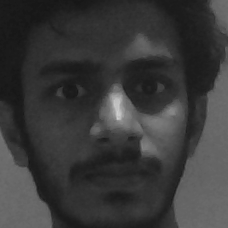
#> input picture core/training-data/s1/my_img110.png, 228 x 228 px; its folder holds only this picture in this run
$ python faceR.py
#> lines starting #> are read from the running program, lines starting #| are printed output that depends on the picture; after the words box and inside, x2 and y2 are one past the last pixel; in counts of white or black regions, pixels touching at a corner belong together
import cv2
import os
import numpy as np


subjects = ["", "Shoaib", "Rizwan"]


def detect_face(img):

    gray = cv2.cvtColor(img, cv2.COLOR_BGR2GRAY)

    face_cascade = cv2.CascadeClassifier('opencv-files/lbpcascade_frontalface.xml')

    faces = face_cascade.detectMultiScale(gray, scaleFactor=1.2, minNeighbors=5);

    if (len(faces) == 0):
        return None, None

    (x, y, w, h) = faces[0]

    return gray[y:y+w, x:x+h], faces[0]


def prepare_training_data(data_folder_path):

#> called with data_folder_path = 'training-data'
    dirs = os.listdir(data_folder_path)

    faces = []
    labels = []

    for dir_name in dirs:
        if not dir_name.startswith("s"):
            continue;

        label = int(dir_name.replace("s", ""))

        subject_dir_path = data_folder_path + "/" + dir_name

        subject_images_names = os.listdir(subject_dir_path)


        for image_name in subject_images_names:

            if image_name.startswith("."):
                continue;

            image_path = subject_dir_path + "/" + image_name

            image = cv2.imread(image_path)
#> image is the input picture: shape (228, 228, 3); min 22, max 207, mean 57.5

            cv2.imshow("Training on image...", cv2.resize(image, (400, 500)))
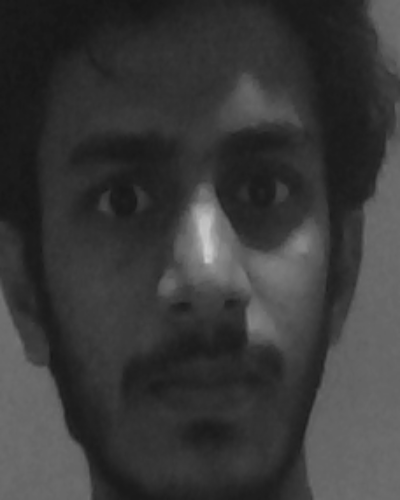
#> window 'Training on image...': shape (500, 400, 3); min 22, max 205, mean 57.4
            cv2.waitKey(100)

            face, rect = detect_face(image)
#> in detect_face, `faces = face_cascade.detectMultiScale(gray, scaleFactor=1.2, minNeighb..`: faces = [[11, 11, 209, 209]]
#> in detect_face, `(x, y, w, h) = faces[0]`: x = 11; w = 209
#> rect = [11, 11, 209, 209]

            if face is not None:
                faces.append(face)
                labels.append(label)
#> pass 2 of the loop in prepare_training_data, `for dir_name in dirs:`:
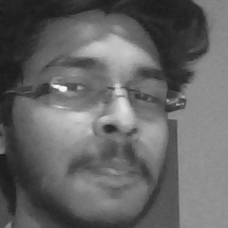
#> input picture core/training-data/s2/my_img103.png, 228 x 228 px
#> in prepare_training_data, image is the input picture: shape (228, 228, 3); min 22, max 246, mean 101
#> in prepare_training_data, `cv2.imshow("Training on image...", cv2.resize(image, (400, 500)))`:
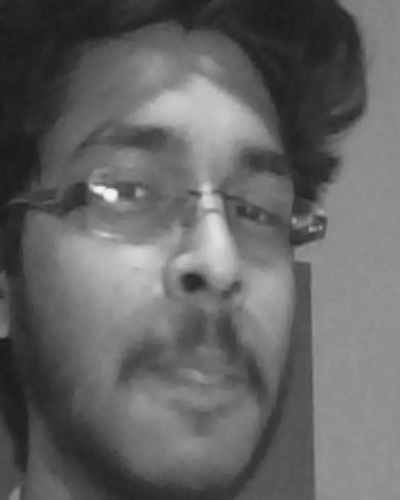
#> window 'Training on image...': shape (500, 400, 3); min 25, max 245, mean 100.9
#> in prepare_training_data, `face, rect = detect_face(image)`:
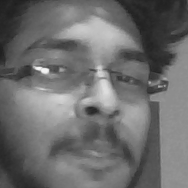
#> face: shape (188, 188); min 30, max 246, mean 108.9
#> in prepare_training_data, `face, rect = detect_face(image)`: rect = [18, 18, 188, 188]

    cv2.destroyAllWindows()
    cv2.waitKey(1)
    cv2.destroyAllWindows()

    return faces, labels

print("Preparing data...")
faces, labels = prepare_training_data("training-data")
#> faces = 2 items; labels = [1, 2]
print("Data prepared")

print("Total faces: ", len(faces))
#| Total faces:  2
print("Total labels: ", len(labels))
#| Total labels:  2


face_recognizer = cv2.face.LBPHFaceRecognizer_create()


face_recognizer.train(faces, np.array(labels))


def draw_rectangle(img, rect):
    (x, y, w, h) = rect
    cv2.rectangle(img, (x, y), (x+w, y+h), (0, 255, 0), 2)


def draw_text(img, text, x, y):
    cv2.putText(img, text, (x, y), cv2.FONT_HERSHEY_PLAIN, 1.5, (0, 255, 0), 2)


def predict(test_img):
    img = test_img.copy()
    face, rect = detect_face(img)

    label, confidence = face_recognizer.predict(face)
    label_text = subjects[label]

    draw_rectangle(img, rect)
    draw_text(img, label_text, rect[0], rect[1]-5)

    return img


print("Predicting images...")

test_img1 = cv2.imread("test-data/test1.png")
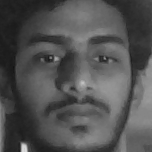
#> input picture core/test-data/test1.png, 152 x 152 px
#> test_img1 is the input picture: shape (152, 152, 3); min 18, max 216, mean 82.1
test_img2 = cv2.imread("test-data/test2.png")
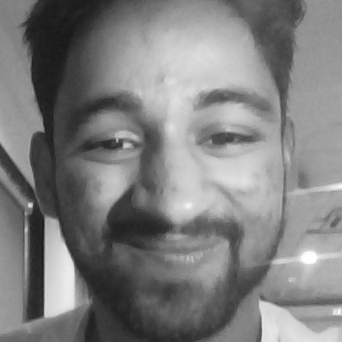
#> input picture core/test-data/test2.png, 342 x 342 px
#> test_img2 is the input picture: shape (342, 342, 3); min 22, max 254, mean 127
test_img3 = cv2.imread("test-data/test3.png")
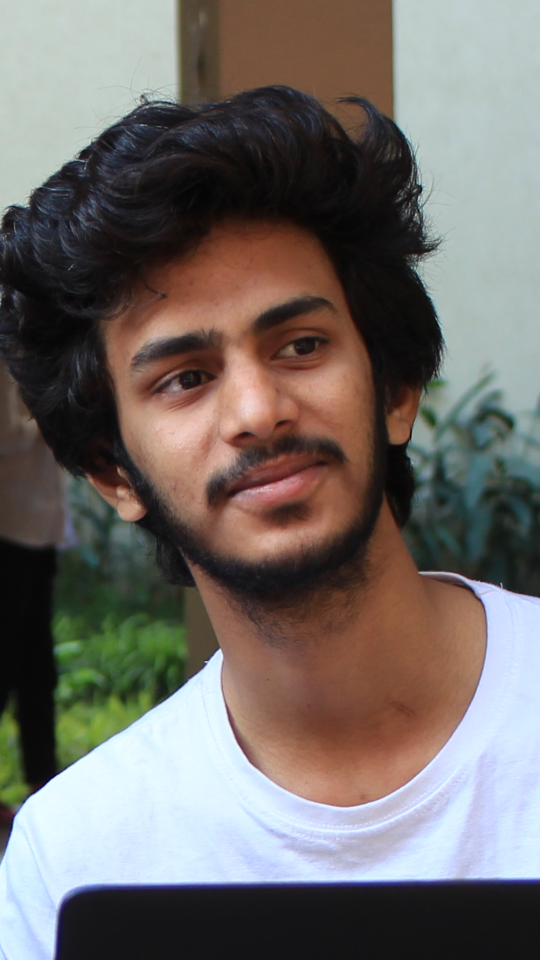
#> input picture core/test-data/test3.png, 1080 x 1920 px (shown at 1/2 size)
#> test_img3 is the input picture: shape (1920, 1080, 3); mean B, G, R 103.9, 107.8, 113.9
test_img4 = cv2.imread("test-data/test4.png")
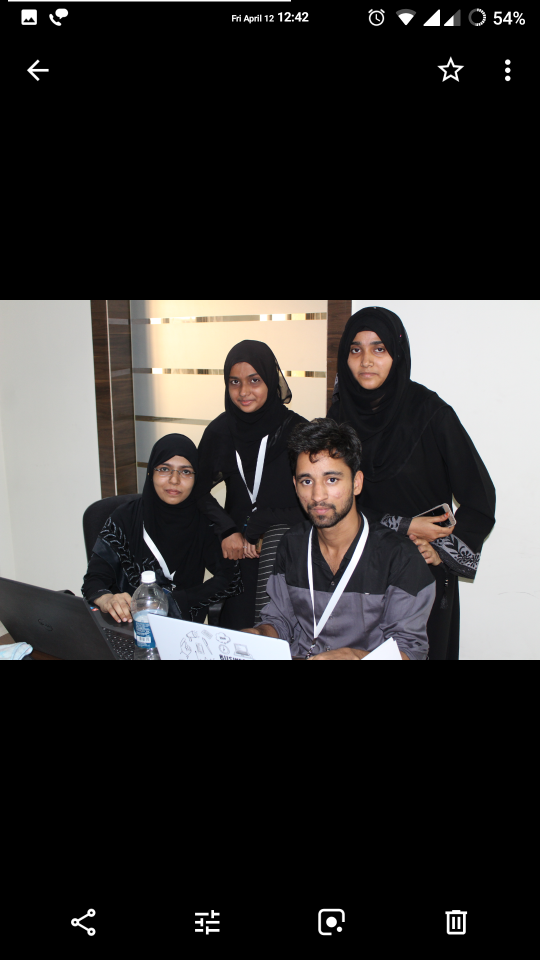
#> input picture core/test-data/test4.png, 1080 x 1920 px (shown at 1/2 size)
#> test_img4 is the input picture: shape (1920, 1080, 3); mean B, G, R 46.7, 47.7, 49.6
test_img5 = cv2.imread("test-data/test5.png")
test_img6 = cv2.imread("test-data/test6.png")

predicted_img1 = predict(test_img1)
#> in predict, `face, rect = detect_face(img)`: rect = [15, 12, 130, 130]
#> in predict, `label, confidence = face_recognizer.predict(face)`: label = 1; confidence = 67.23
#> in predict, `label_text = subjects[label]`: label_text = 'Shoaib'
#> in draw_rectangle, `(x, y, w, h) = rect`: x = 15; y = 12; w = 130
predicted_img2 = predict(test_img2)
predicted_img3 = predict(test_img3)
#> in draw_rectangle (call 3), `cv2.rectangle(img, (x, y), (x+w, y+h), (0, 255, 0), 2)`: img: shape (1920, 1080, 3); 0.39% of pixels changed, all inside (x1, y1, x2, y2) = (162, 452, 843, 1133)
#> in draw_text (call 3), `cv2.putText(img, text, (x, y), cv2.FONT_HERSHEY_PLAIN, 1.5, (0, 255, 0..`: img: shape (1920, 1080, 3); mean B, G, R 103.7, 108.7, 113.7
predicted_img4 = predict(test_img4)
#> in predict (call 4), `face, rect = detect_face(img)`:
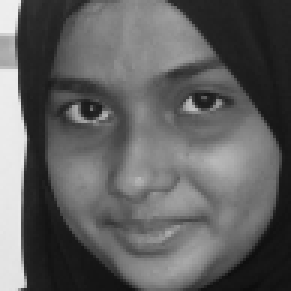
#> face: shape (97, 97) (shown 3 times larger); min 13, max 238, mean 96.3
#> in predict (call 4), `face, rect = detect_face(img)`: rect = [442, 727, 97, 97]
#> in predict (call 4), `label, confidence = face_recognizer.predict(face)`: confidence = 106
#> in draw_rectangle (call 4), `(x, y, w, h) = rect`: x = 442; y = 727; w = 97
#> in draw_rectangle (call 4), `cv2.rectangle(img, (x, y), (x+w, y+h), (0, 255, 0), 2)`:
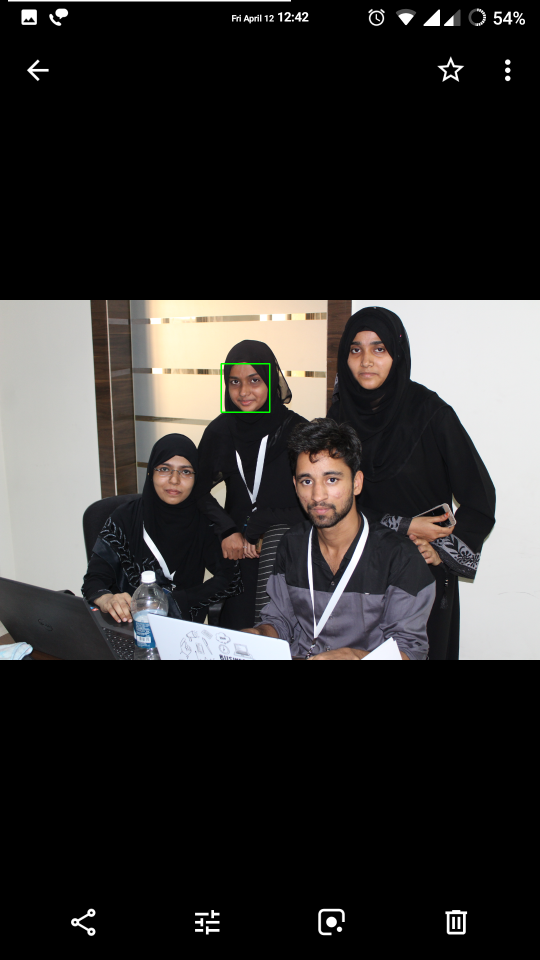
#> img: shape (1920, 1080, 3) (shown at 1/2 size); 0.06% of pixels changed, all inside (x1, y1, x2, y2) = (441, 726, 541, 826)
#> in draw_text (call 4), `cv2.putText(img, text, (x, y), cv2.FONT_HERSHEY_PLAIN, 1.5, (0, 255, 0..`: img: shape (1920, 1080, 3); 0.02% of pixels changed, all inside (x1, y1, x2, y2) = (444, 705, 521, 723)
#> (the run stopped early here; a loop or call above may not have finished)
